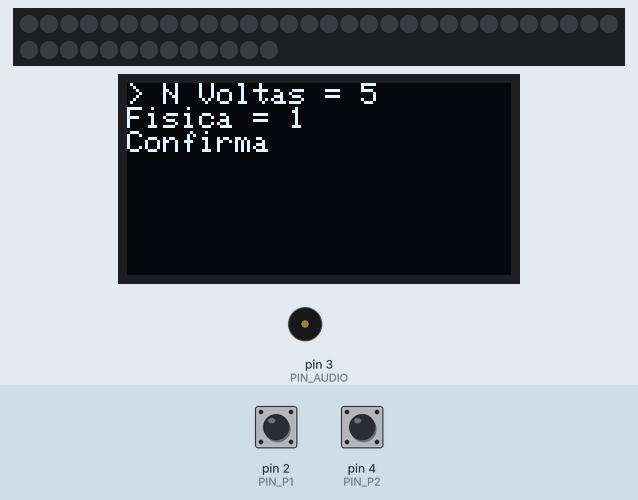
A sketch run on a simulated Arduino Uno, built with avr-gcc and run on an emulated ATmega328P. Shown: 43 RGB LEDs in strip order, left to right, continuing on the next row, 128×64 one-colour display, buzzer (waves = sounding). The inputs (shaded band) are chosen by the test bench; at power-on: pin 4 (PIN_P2) HIGH, pin 2 (PIN_P1) HIGH. What the sketch prints to the serial monitor is not drawn.

Above: at 0.8 s.
0.9 s: pin 4 (PIN_P2) pulled LOW for 1 s
At 2.6 s:
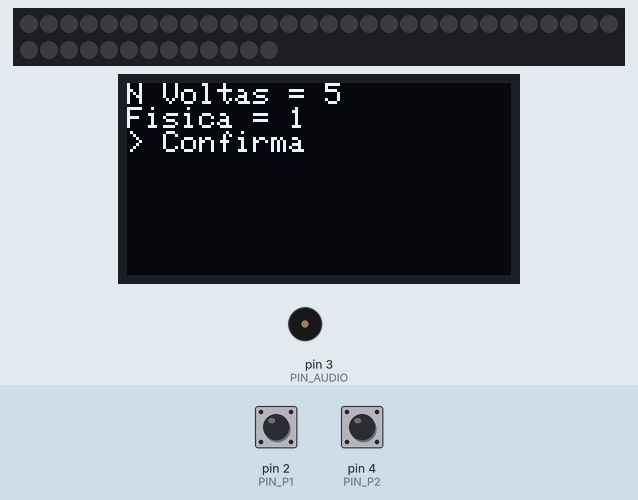
3.5 s: pin 2 (PIN_P1) pulled LOW for 0.15 s
At 6.0 s:
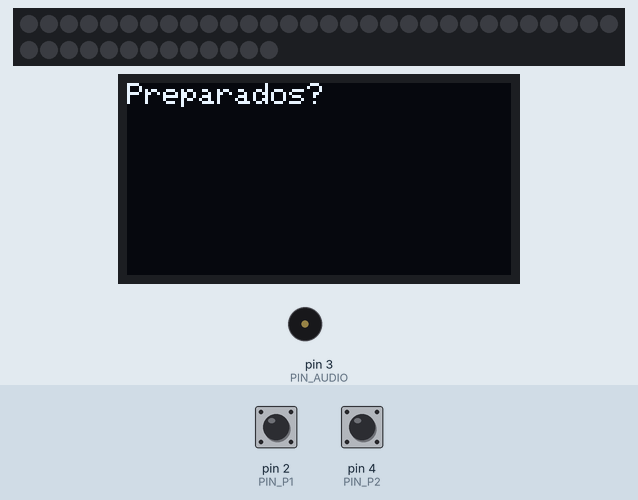
15.6 s: pin 4 (PIN_P2) pulled LOW for 0.15 s
At 17.1 s:
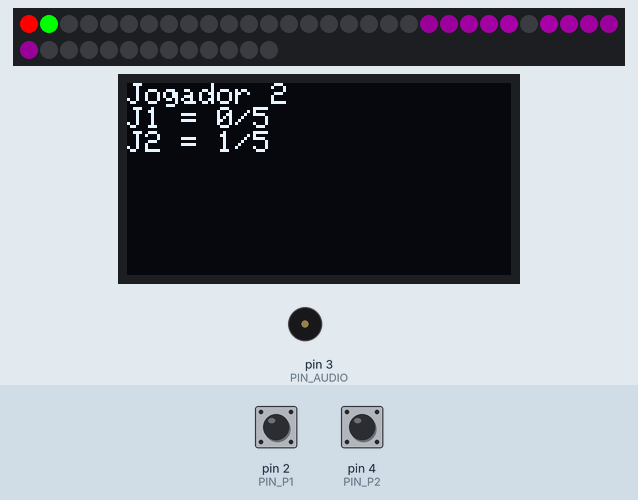
17.5 s: pin 2 (PIN_P1) pulled LOW for 1 s
At 18.8 s:
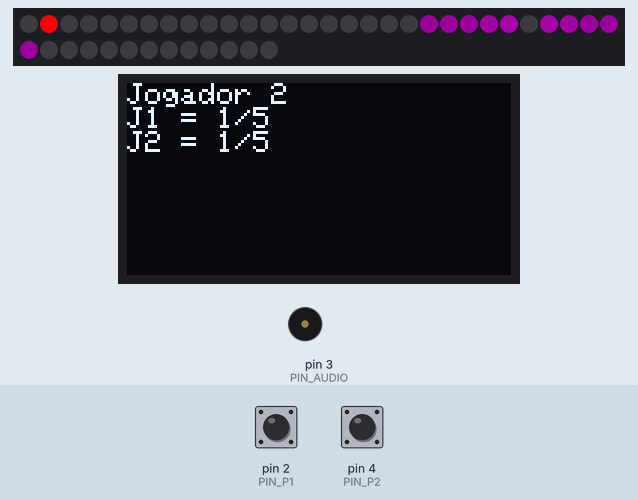
Timing chart, 0 to 20.5 s (numbered marks = the images above; inputs shaded):
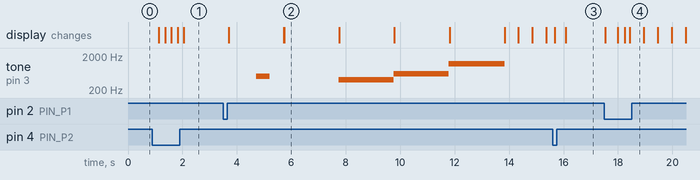

The sketch:

DEV_OLR_OLED.ino
```cpp
// (licence header left out)
//version Basic for PCB Rome Edition
// 2 Player , without Boxes Track

char const softwareId[] = "A2P0";  // A2P0: "A"=OpenLEDRace Team, "2P0"=Game ID (2P=2 Players, 0=Type 0 w slope w/ box)
char const version[] = "1.0.0";


#include <Adafruit_NeoPixel.h>
#include <Wire.h>
#include <Adafruit_GFX.h>
#include <Adafruit_SSD1306.h>

#define SCREEN_WIDTH 128 // OLED display width, in pixels
#define SCREEN_HEIGHT 64 // OLED display height, in pixels
//Adafruit_SSD1306 display(SCREEN_WIDTH, SCREEN_HEIGHT, &Wire, -1);
Adafruit_SSD1306 display(-1);

#define MAXLED         43 // MAX LEDs actives on strip

#define PIN_LED        9  // R 500 ohms to DI pin for WS2812 and WS2813, for WS2813 BI pin of first LED to GND  ,  CAP 1000 uF to VCC 5v/GND,power supplie 5V 2A
#define PIN_P1         2   // switch player 1 to PIN and GND
#define PIN_P2         4   // switch player 2 to PIN and GND
#define PIN_AUDIO      3   // through CAP 2uf to speaker 8 ohms


#define INI_RAMP 20
#define MED_RAMP 25
#define END_RAMP 30
#define HIGH_RAMP 2
bool ENABLE_RAMP=1;
bool VIEW_RAMP=1;
bool ENABLE_PHYSICS=1;

int NPIXELS=MAXLED; // leds on track
int cont_print=0;

#define COLOR1   Color(255,0,0)
#define COLOR2   Color(0,255,0)

#define COLOR1_tail   Color(i*.5,0,0)
#define COLOR2_tail   Color(0,i*.5,0)

// Serial Communications
#define EOL                 '\n' // End of Command char used in Protocol

#define REC_COMMAND_BUFLEN  32
char cmd[REC_COMMAND_BUFLEN];    // Stores command received by ReadSerialComand()

#define TX_COMMAND_BUFLEN  64
char txbuff[TX_COMMAND_BUFLEN];  // to prepare command strings to send


int win_music[] = {
  2637, 2637, 0, 2637,
  0, 2093, 2637, 0,
  3136
};

byte  gravity_map[MAXLED];

int TBEEP=0;
int FBEEP=0;
byte SMOTOR=0;
float speed1=0;
float speed2=0;
float dist1=0;
float dist2=0;

byte loop1=0;
byte loop2=0;

byte leader=0;
byte loop_max=5; //total laps race


float ACEL=0.03;
float kf=0.02; //friction constant
float kg=0.0008; //gravity constant

byte flag_sw1=0;
byte flag_sw2=0;
byte draworder=0;

unsigned long timestamp=0;

Adafruit_NeoPixel track = Adafruit_NeoPixel(MAXLED, PIN_LED, NEO_GRB + NEO_KHZ800);

int tdelay = 5;

void set_ramp(byte H,byte a,byte b,byte c)
{for(int i=0;i<(b-a);i++){gravity_map[a+i]=127-i*((float)H/(b-a));};
 gravity_map[b]=127;
 for(int i=0;i<(c-b);i++){gravity_map[b+i+1]=127+H-i*((float)H/(c-b));};
}

void set_loop(byte H,byte a,byte b,byte c)
{for(int i=0;i<(b-a);i++){gravity_map[a+i]=127-i*((float)H/(b-a));};
 gravity_map[b]=255;
 for(int i=0;i<(c-b);i++){gravity_map[b+i+1]=127+H-i*((float)H/(c-b));};
}

void printMenu(short op) {
    display.clearDisplay();
    display.setCursor(0, 0);
    if (op == 0)
      display.print("> ");
    display.print("N Voltas = ");
    display.println(loop_max);
    if (op == 1)
      display.print("> ");
    display.print("Fisica = ");
    display.println(ENABLE_PHYSICS);
    if (op == 2)
      display.print("> ");
    display.print("Confirma");
    display.display();
    display.setCursor(0, 0);
}

void menu() {
  short menuOP = 0;
  do {
    printMenu(menuOP);
    do {} while (digitalRead(PIN_P1) == 1 && digitalRead(PIN_P2) == 1);
    if (digitalRead(PIN_P2) == 0) {
      menuOP++;
      menuOP %= 3;
      delay(200);
    } else {
      if (digitalRead(PIN_P1) == 0)
        switch (menuOP) {
          case 0:
            loop_max %= 5;
            loop_max++;
            delay(200);
            break;
          case 1:
            ENABLE_PHYSICS = !ENABLE_PHYSICS;
            delay(200);
            break;
          case 2:
            delay(200);
            return;
        }
    }
  } while (1);
}


void setup() {
  Serial.begin(115200);
  for(int i=0;i<NPIXELS;i++){gravity_map[i]=127;};
  track.begin();
  pinMode(PIN_P1,INPUT_PULLUP);
  pinMode(PIN_P2,INPUT_PULLUP);

  display.begin(SSD1306_SWITCHCAPVCC, 0x3C);
  display.clearDisplay();
  display.setTextSize(1);
  display.setTextColor(WHITE);

  if ((digitalRead(PIN_P2)==0)) {delay(1000); tone(PIN_AUDIO,1000);delay(500);noTone(PIN_AUDIO);delay(500);if ((digitalRead(PIN_P2)==1)) SMOTOR=1;} //push switch 2 until a tone beep on reset for activate magic FX  ;-)

  start_race();
}

void start_race(){send_race_phase(4); // Race phase 4: Countdown
                  menu();

                  if (ENABLE_PHYSICS)
                  {ENABLE_RAMP=1;
                    set_ramp(HIGH_RAMP,INI_RAMP,MED_RAMP,END_RAMP);
                    for(int i=0;i<(MED_RAMP-INI_RAMP);i++){track.setPixelColor(INI_RAMP+i, track.Color(24+i*4,0,24+i*4) );};
                    for(int i=0;i<(END_RAMP-MED_RAMP);i++){track.setPixelColor(END_RAMP-i, track.Color(24+i*4,0,24+i*4) );};
                    track.show();

                    delay(1000);
                    tone(PIN_AUDIO,500);delay(500);noTone(PIN_AUDIO);delay(500);
                    if (ENABLE_PHYSICS) {VIEW_RAMP=1;} // if retain push switch 1 set view ramp
                    else {for(int i=0;i<NPIXELS;i++){track.setPixelColor(i, track.Color(0,0,0));};
                          track.show();
                          VIEW_RAMP=0;
                          };
                  };

                  display.clearDisplay();
                  display.println("Preparados?");
                  display.display();

                  for(int i=0;i<NPIXELS;i++){track.setPixelColor(i, track.Color(0,0,0));};
                  track.show();
                  delay(2000);
                  track.setPixelColor(12, track.Color(0,255,0));
                  track.setPixelColor(11, track.Color(0,255,0));
                  track.show();
                  tone(PIN_AUDIO,400);
                  display.clearDisplay();
                  display.setCursor(0, 0);
                  display.print("3 ");
                  display.display();
                  delay(2000);
                  noTone(PIN_AUDIO);
                  track.setPixelColor(12, track.Color(0,0,0));
                  track.setPixelColor(11, track.Color(0,0,0));
                  track.setPixelColor(10, track.Color(255,255,0));
                  track.setPixelColor(9, track.Color(255,255,0));
                  track.show();
                  tone(PIN_AUDIO,600);
                  display.print("2 ");
                  display.display();
                  delay(2000);
                  noTone(PIN_AUDIO);
                  track.setPixelColor(9, track.Color(0,0,0));
                  track.setPixelColor(10, track.Color(0,0,0));
                  track.setPixelColor(8, track.Color(255,0,0));
                  track.setPixelColor(7, track.Color(255,0,0));
                  track.show();
                  tone(PIN_AUDIO,1200);
                  display.print("1");
                  display.display();
                  delay(2000);
                  display.clearDisplay();
                  display.print("GO!");
                  display.display();
                  noTone(PIN_AUDIO);
                  timestamp=0;
                  send_race_phase(5); // Race phase 4: Race Started
                 };

void winner_fx(byte w) {
               int msize = sizeof(win_music) / sizeof(int);
               for (int note = 0; note < msize; note++) {
               if (SMOTOR==1) {tone(PIN_AUDIO, win_music[note]/(3-w),200);} else {tone(PIN_AUDIO, win_music[note],200);};
               delay(230);
               noTone(PIN_AUDIO);}
              };


int get_relative_position1( void ) {
    enum{
      MIN_RPOS = 0,
      MAX_RPOS = 99,
    };
    int trackdist = 0;
    int pos = 0;
    trackdist = (int)dist1 % NPIXELS;
    pos = map(trackdist, 0, NPIXELS -1, MIN_RPOS, MAX_RPOS);
    return pos;
}

int get_relative_position2( void ) {
    enum{
      MIN_RPOS = 0,
      MAX_RPOS = 99,
    };
    int trackdist = 0;
    int pos = 0;
    trackdist = (int)dist2 % NPIXELS;
    pos = map(trackdist, 0, NPIXELS -1, MIN_RPOS, MAX_RPOS);
    return pos;
}

void print_cars_position( void ) {
 int  rpos = get_relative_position1();
 sprintf( txbuff, "p%d%d%d,%d%c", 1, 1, loop1, rpos, EOL );
  sendSerialCommand(txbuff);

 rpos = get_relative_position2();
 sprintf( txbuff, "p%d%d%d,%d%c", 2, 1, loop2, rpos, EOL );
 sendSerialCommand(txbuff);

}

void infoOLED(short reverse) {
    display.clearDisplay();
    display.setCursor(0, 0);
    display.println(reverse ? (leader-1 ? "Jogador 1" : "Jogador 2") : (leader-1 ? "Jogador 2" : "Jogador 1") );
    display.print("J1 = ");
    display.print(loop1);
    display.print("/");
    display.println(loop_max);
    display.print("J2 = ");
    display.print(loop2);
    display.print("/");
    display.println(loop_max);
    display.display();
}

void draw_car1(void){for(int i=0;i<=loop1;i++){track.setPixelColor(((word)dist1 % NPIXELS), track.COLOR1);};
 }

void draw_car2(void){for(int i=0;i<=loop2;i++){track.setPixelColor(((word)dist2 % NPIXELS), track.COLOR2);};
 }

void loop() {

    // look for commands received on serial
    checkSerialCommand();


    for(int i=0;i<NPIXELS;i++){track.setPixelColor(i, track.Color(0,0,0));};
    if ((ENABLE_RAMP==1) && ( VIEW_RAMP==1)) {for(int i=0;i<(MED_RAMP-INI_RAMP);i++){track.setPixelColor(INI_RAMP+i, track.Color(24+i*4,0,24+i*4) );};
                                              for(int i=0;i<(END_RAMP-MED_RAMP);i++){track.setPixelColor(END_RAMP-i, track.Color(24+i*4,0,24+i*4) );};
                                             };

    if ( (flag_sw1==1) && (digitalRead(PIN_P1)==0) ) {flag_sw1=0;speed1+=ACEL;};
    if ( (flag_sw1==0) && (digitalRead(PIN_P1)==1) ) {flag_sw1=1;};

    if ((gravity_map[(word)dist1 % NPIXELS])<127) speed1-=kg*(127-(gravity_map[(word)dist1 % NPIXELS]));
    if ((gravity_map[(word)dist1 % NPIXELS])>127) speed1+=kg*((gravity_map[(word)dist1 % NPIXELS])-127);

    speed1-=speed1*kf;

    if ( (flag_sw2==1) && (digitalRead(PIN_P2)==0) ) {flag_sw2=0;speed2+=ACEL;};
    if ( (flag_sw2==0) && (digitalRead(PIN_P2)==1) ) {flag_sw2=1;};

    if ((gravity_map[(word)dist2 % NPIXELS])<127) speed2-=kg*(127-(gravity_map[(word)dist2 % NPIXELS]));
    if ((gravity_map[(word)dist2 % NPIXELS])>127) speed2+=kg*((gravity_map[(word)dist2 % NPIXELS])-127);

    speed2-=speed2*kf;

    dist1+=speed1;
    dist2+=speed2;

    if (dist1>dist2) {
      if (leader==2) {
          FBEEP=440;TBEEP=10;
          infoOLED(1);
        }
      leader=1;
    }
    if (dist2>dist1) {
      if (leader==1) {
          FBEEP=440*2;TBEEP=10;
          infoOLED(1);
        }
      leader=2;
      };

    if (dist1>NPIXELS*loop1) {loop1++;TBEEP=10;FBEEP=440;infoOLED(0);};
    if (dist2>NPIXELS*loop2) {loop2++;TBEEP=10;FBEEP=440*2;infoOLED(0);};

    if (loop1>loop_max) {sprintf( txbuff, "w1%c", EOL );
                         display.clearDisplay();
                         display.setCursor(0, 0);
                         display.print("Ganhador:\nJogador 1!");
                         display.display();
                         sendSerialCommand(txbuff); // Send Winner=1 command
                         for(int i=0;i<NPIXELS/10;i++){track.setPixelColor(i,track.COLOR1);}; track.show();
                         winner_fx(1);loop1=0;loop2=0;dist1=0;dist2=0;speed1=0;speed2=0;timestamp=0;
                         start_race();
                        }
    if (loop2>loop_max) {sprintf( txbuff, "w2%c", EOL );
                         display.clearDisplay();
                         display.setCursor(0, 0);
                         display.print("Ganhador:\nJogador 2!");
                         display.display();
                         sendSerialCommand(txbuff); // Send Winner=2 command
                         for(int i=0;i<NPIXELS/10;i++){track.setPixelColor(i, track.COLOR2);}; track.show();
                         winner_fx(2);loop1=0;loop2=0;dist1=0;dist2=0;speed1=0;speed2=0;timestamp=0;
                         start_race();
                        }

     if ((millis() & 512)==(512*draworder)) {if (draworder==0) {draworder=1;} else {draworder=0;} };
    if (abs(round(speed1*100))>abs(round(speed2*100))) {draworder=1;};
    if (abs(round(speed2*100))>abs(round(speed1*100))) {draworder=0;};

    if ( draworder==0 ) {
      draw_car1();
      draw_car2();
    }
    else {
      draw_car2();
      draw_car1();
    }

    track.show();
    if (SMOTOR==1) tone(PIN_AUDIO,FBEEP+int(speed1*440*2)+int(speed2*440*3));
    delay(tdelay);
    if (TBEEP>0) {TBEEP--;} else {FBEEP=0;};
    cont_print++;
    if (cont_print>100) {print_cars_position();cont_print=0;}

}


/*
 *
 */

void checkSerialCommand(){

  int clen = checkSerial(cmd);
  if(clen == 0) return ;       // No commands received
  if(clen  < 0) {              // Error receiving command
    sprintf( txbuff, "!1Error reading serial command:[%d]",clen); // Send a warning to host
    sendSerialCommand(txbuff);
    return;
  }
  // clen > 0 ---> Command with length=clen ready in  cmd[]

  switch (cmd[0]) {
    case '#':                         // Handshake -> send back
      {
        sprintf( txbuff, "#%c", EOL );
        sendSerialCommand(txbuff);
      }
      return;

  case  '@' :                         // Enter "Configuration Mode"
    {
      // send back @OK
      // No real cfg mode here, but send @OK so the Desktop app (Upload, configure)
      // can send a GET SOFTWARE Type/Ver command and identify this software
        sprintf( txbuff, "@OK%c", EOL );
        sendSerialCommand(txbuff);
    }
    return;

  case '?' :                          // Get Software Id
    {
      sprintf( txbuff, "%s%s%c", "?", softwareId, EOL );
      sendSerialCommand(txbuff);
    }
    return;

  case '%' :                          // Get Software Version
    {
      sprintf( txbuff, "%s%s%c", "%", version, EOL );
      sendSerialCommand(txbuff);
    }
    return;
  }

  // if we get here, the command it's not managed by this software -> Answer <CommandId>NOK
  sprintf(txbuff, "%cNOK%c", cmd[0], EOL );
  sendSerialCommand(txbuff);

  return;
}


/*
 *
 */
void send_race_phase( int phase ) {
  sprintf(txbuff, "R%d%c",phase,EOL);
  sendSerialCommand(txbuff);
}


// Command Send/Receive base functions
///////////////////////////////////////

// vars used only in these functions
Stream*  _stream = &Serial;
int      _bufIdx;

/*  Non blocking: call these function in main loop()
 *
 *  If there are bytes available in Serial, READ JUST ONE char
 *  and ADD it to the 'internal' cmd buffer
 *    The char just read is an END OF COMMAND char ?
 *      N: Return 0 (no complete command available yet)
 *      Y: Return buffer length (the caller will find the command in [buf]
 */
int checkSerial(char *   buf) {
  while (_stream->available()) {
    if(_bufIdx < REC_COMMAND_BUFLEN - 2) {
      char data = _stream->read();
      if(data == EOL) {
        int cmsSize=_bufIdx;
        buf[_bufIdx++] = '\0';
        _bufIdx=0;
        return(cmsSize);
      } else {
        buf[_bufIdx++] = data;
      }
    } else {
      // buffer full
      // reset and retunn error
      buf[_bufIdx++] = '\0';
      _bufIdx=0;
      return(-2);
    }
  }
  return(0);
}

/*
 *
 */
void sendSerialCommand(char* str) {
  // get command length
  int dlen=0;
  for(; dlen<TX_COMMAND_BUFLEN; dlen++ ) {
    if(*(str+dlen) == EOL ) {
      dlen++; // send EOC
      break;
    }
  }
  _stream->write(str, dlen);
  return;
}
```

Measured:
- after the input at 0.9 s, the display: first changes after 0.23 s (image 1 shows a later state)
- after the input at 3.5 s, tone on pin 3 (PIN_AUDIO): plays 500 Hz for 0.50 s, 400 Hz for 2.0 s, 600 Hz for 2.0 s, 1200 Hz for 2.1 s, starting after 1.2 s
- after the input at 15.6 s, the display: first changes after 0.07 s (image 3 shows a later state)
- after the input at 17.5 s, the display: first changes at once (image 4 shows a later state)
- what the display in image 2 shows lasts 2.1 s, from 5.7 s to 7.8 s
